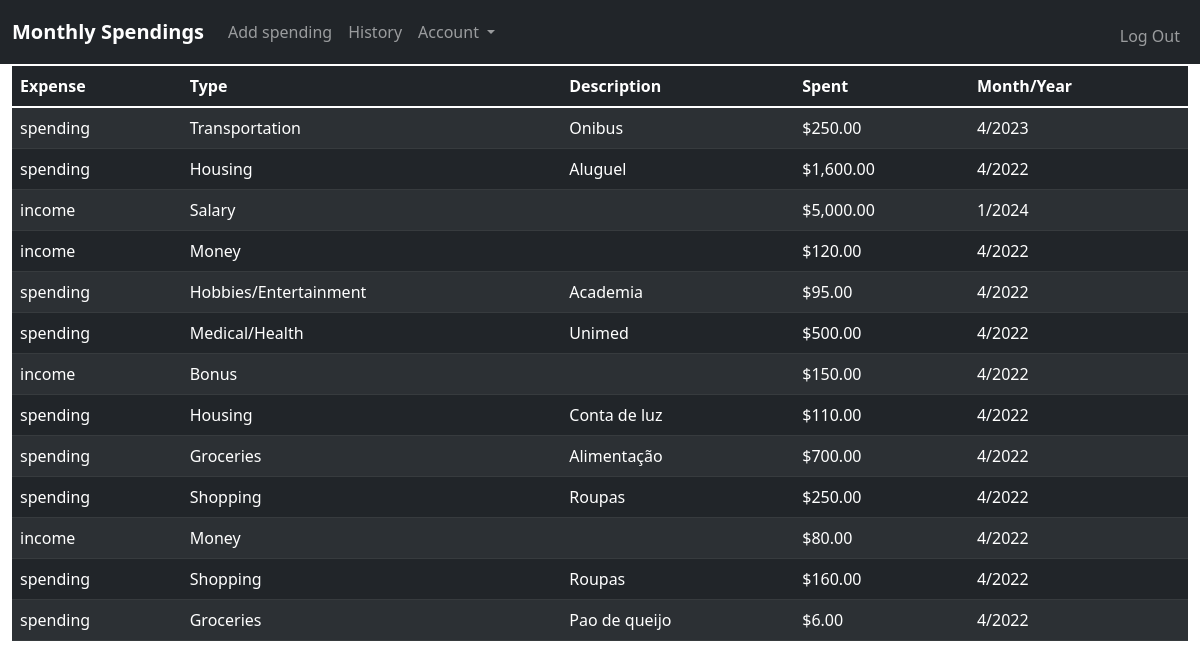
Page /history (signed in) on the earlier database version.
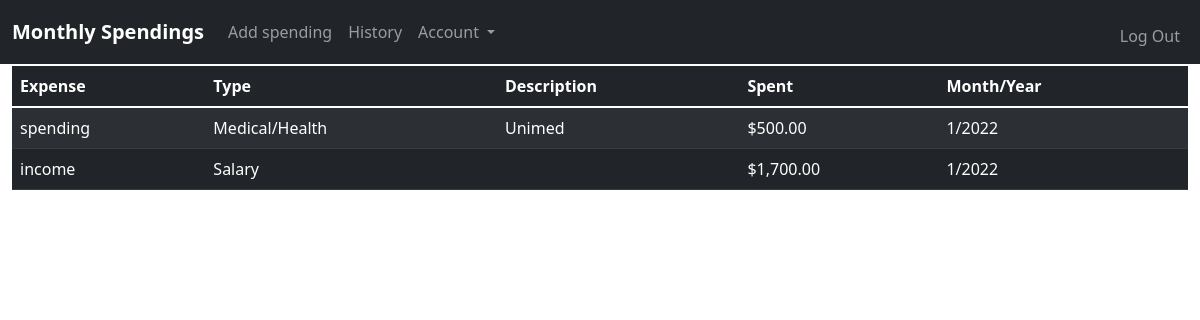
Same page on the later database version.
### tables this page shows
CREATE TABLE user_history (transaction_id INTEGER PRIMARY KEY AUTOINCREMENT NOT NULL, user_id INTEGER NOT NULL, spending TEXT NOT NULL, type TEXT NOT NULL, description TEXT NOT NULL, amount NUMERIC NOT NULL, date TEXT NOT NULL);

### app.py (the view)
@app.route("/history")
@login_required
def history():
    database = sqlite3.connect("users.db")
    db = database.cursor()
    db.execute("SELECT * FROM user_history WHERE user_id=?", (session["user_id"],))
    history = db.fetchall()
    amount = []
    for items in history:
        amount.append(usd(items[5]))
    database.close()
    return render_template("history.html", history=history, amount=amount)

### helpers.py (called while the page is built)
def login_required(f):
    @wraps(f)
    def decorated_function(*args, **kwargs):
        if session.get("user_id") is None:
            return redirect("/login")
        return f(*args, **kwargs)
    return decorated_function

def usd(value):
    return f"${value:,.2f}"

### templates/history.html (shortened to what this page needs)
{% extends "layout.html" %}
{% block head %}<link rel="stylesheet" href="../static/style.css">{% endblock %}
{% block main %}
<div class="container-fluid">
    <table class="table table-dark table-striped history">
        <thead>
            <tr class="table-dark">
                <th class="table-dark">Expense</th>
                <th class="table-dark">Type</th>
                <th class="table-dark">Description</th>
                <th class="table-dark">Spent</th>
                <th class="table-dark">Month/Year</th>
            </tr>
        </thead>
        <tbody>
            {% for expenses in history %}
            <tr class="table-dark">
                <td class="table-dark">{{ expenses[2] }}</td>
                <td class="table-dark">{{ expenses[3] }}</td>
                <td class="table-dark">{{ expenses[4] }}</td>
                <td class="table-dark">{{ amount[loop.index0] }}</td>
                <td class="table-dark">{{ expenses[6] }}</td>
            </tr>
            {% endfor %}
        </tbody>
    </table>
</div>
{% endblock %}

### templates/layout.html (shortened to what this page needs)
<!DOCTYPE html>
<html lang="en">
<head>
    <link href="https://cdn.jsdelivr.net/npm/bootstrap@5.1.3/dist/css/bootstrap.min.css" rel="stylesheet">
    {% block head %}{% endblock %}
</head>
<body>
    <header>
        <nav class="navbar navbar-expand-lg navbar-dark bg-dark" style="margin-bottom: 2px;">
            <div class="container-fluid">
              <a class="navbar-brand fw-bold" href="/">Monthly Spendings</a>
              <div class="collapse navbar-collapse" id="navbarSupportedContent">
                {% if session["user_id"] %}
                  <ul class="navbar-nav me-auto mb-2 mb-lg-0">
                    <li class="nav-item">
                      <a class="nav-link " aria-current="page" href="/spending">Add spending</a>
                    </li>
                    <li class="nav-item">
                      <a class="nav-link" href="/history">History</a>
                    </li>
                    <li class="nav-item dropdown">
                      <a class="nav-link dropdown-toggle" id="navbarDropdown" role="button" data-bs-toggle="dropdown" aria-expanded="false">
                        Account
                      </a>
                    </li>
                  </ul>
                  <ul class="navbar-nav ms-auto mt-2">
                    <li class="nav-tem"><a class="nav-link" href="/logout">Log Out</a></li>
                </ul>
                {% else %}
                  <ul class="navbar-nav ms-auto mt-2">
                      <li class="nav-tem"><a class="nav-link" href="/register">Register</a></li>
                      <li class="nav-tem"><a class="nav-link" href="/login">Login</a></li>
                  </ul>
                {% endif %}
              </div>
            </div>
          </nav>
    </header>
    <main>
        {% block main %}{% endblock %}
    </main>
  </body>
</html>

Differences in the rows shown:
removed user_history: spending "spending", type "Transportation", description "Onibus", amount "$250.00", date "4/2023"
removed user_history: spending "spending", type "Housing", description "Aluguel", amount "$1,600.00", date "4/2022"
removed user_history: spending "income", type "Salary", amount "$5,000.00", date "1/2024"
removed user_history: spending "income", type "Money", amount "$120.00", date "4/2022"
removed user_history: spending "spending", type "Hobbies/Entertainment", description "Academia", amount "$95.00", date "4/2022"
removed user_history: spending "spending", type "Medical/Health", description "Unimed", amount "$500.00", date "4/2022"
removed user_history: spending "income", type "Bonus", amount "$150.00", date "4/2022"
removed user_history: spending "spending", type "Housing", description "Conta de luz", amount "$110.00", date "4/2022"
removed user_history: spending "spending", type "Groceries", description "Alimentação", amount "$700.00", date "4/2022"
removed user_history: spending "spending", type "Shopping", description "Roupas", amount "$250.00", date "4/2022"
removed user_history: spending "income", type "Money", amount "$80.00", date "4/2022"
removed user_history: spending "spending", type "Shopping", description "Roupas", amount "$160.00", date "4/2022"
removed user_history: spending "spending", type "Groceries", description "Pao de queijo", amount "$6.00", date "4/2022"
added user_history: spending "spending", type "Medical/Health", description "Unimed", amount "$500.00", date "1/2022"
added user_history: spending "income", type "Salary", amount "$1,700.00", date "1/2022"
